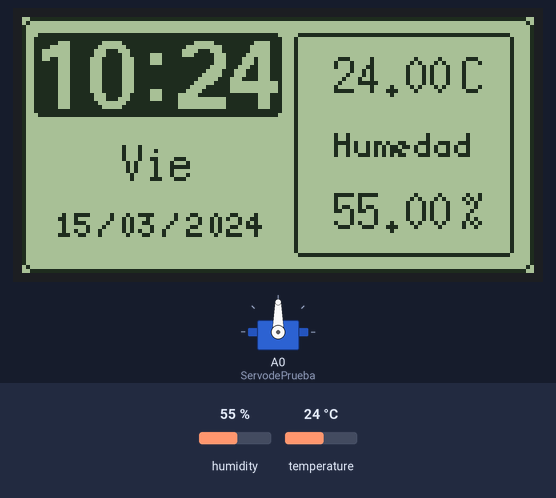
Bench run of a sketch on a simulated Arduino Uno, built with avr-gcc and run on an emulated ATmega328P. Shown: servo, 128×64 one-colour display. Inputs (shaded band) come from the test bench; at power-on: humidity 55 %, temperature 24 °C. The local clock reads 2024-03-15 10:24:30 at power-on unless the sketch sets it.

Above: at 4.1 s.
4.2 s: humidity set to 22 %
At 7.4 s:
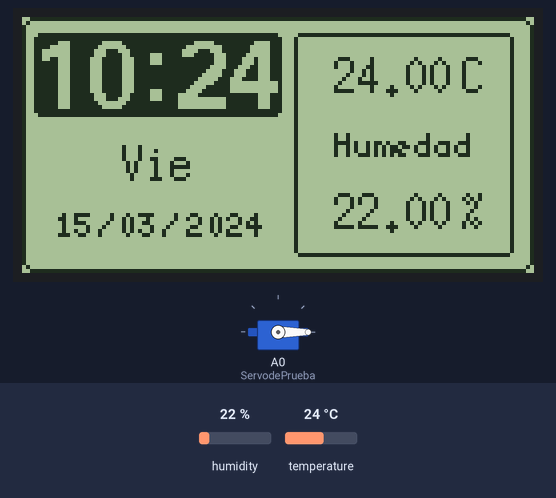
8.8 s: temperature set to 12 °C
At 10.56 s:
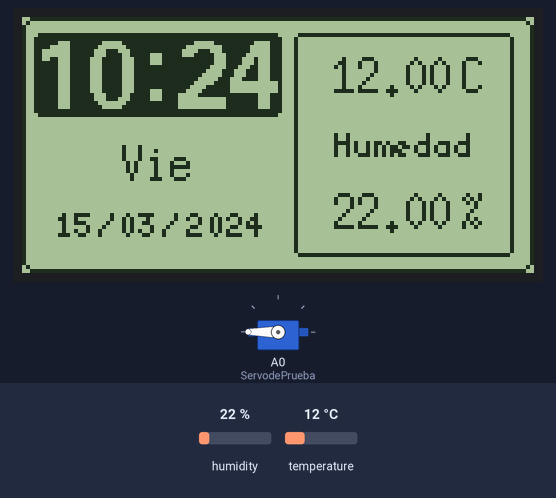
12.7 s: humidity set to 40 %
At 17.0 s:
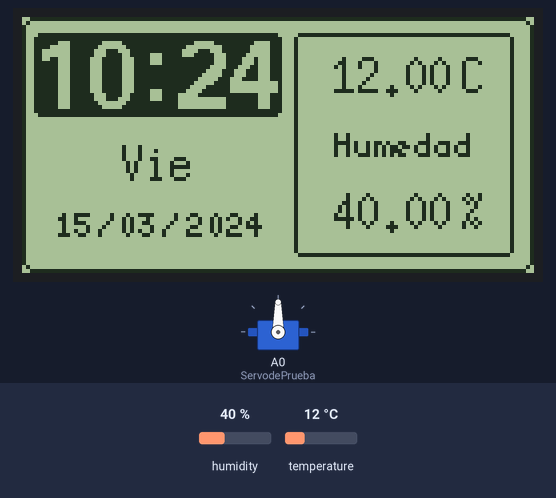
17.6 s: temperature set to 19 °C
At 19.26 s:
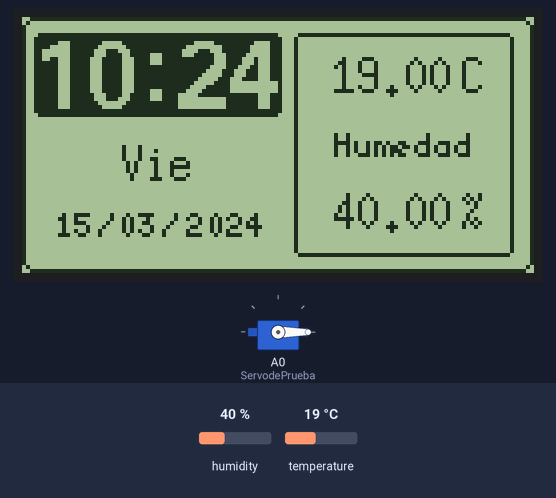
Timing chart, 0 to 22.5 s (numbered marks = the images above; inputs shaded):
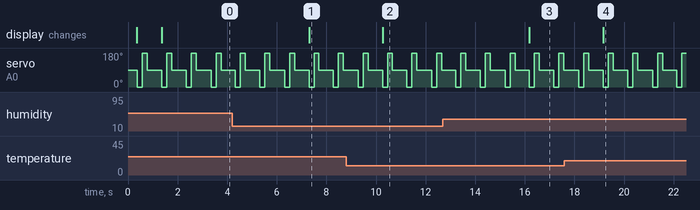

Measured:
- after the input at 4.2 s, the display: changes after 3.1 s (image 1)
- after the input at 8.8 s, the display: changes after 1.5 s (image 2)
- after the input at 12.7 s, the display: changes after 3.5 s (image 3)
- after the input at 17.6 s, the display: changes after 1.6 s (image 4)
- by itself, servo on A0 (ServodePrueba): repeats every 0.98 s: 180° 0.20 s, 90° 0.58 s, 0° 0.20 s

The sketch:

Prueba7.ino
```cpp
// -------------- Librería para el Display -----------------
#include "U8glib.h"

// --------------- Librerías para el reloj -----------------
#include "RTClib.h"
#include <Time.h>
#include <Wire.h>

// --- Librerías para el Sensor de humedad y temperatura ---
#include "DHT.h"

// ---------------- Librería para el servo -----------------
#include <Servo.h>

// Uncomment whatever type you're using!
#define DHTTYPE DHT11   // DHT 11
//#define DHTTYPE DHT22   // DHT 22  (AM2302), AM2321
//#define DHTTYPE DHT21   // DHT 21 (AM2301)

// ------- Librerías para el sensor de Presion -------------
#include <Adafruit_Sensor.h>
#include "Adafruit_BMP280.h"

// --------------- No se para que es esta librería? --------
#include <Streaming.h>

// -------------- Definiendo pines para el display --------
U8GLIB_ST7920_128X64_1X u8g(13, 11, 10, 12 ); //Enable, RW, RS, Reset. Para arduino UNO, para Mega cambia

// ------- Definiendo Pines para el sensor de humedad ------
const int DHTPin = 5;     // what digital pin we're connected to

// -------------- Definiendo variables globales ------------
int posicao = 0;
int posicaoh = 0;

char* dia_da_semana[]={
  "Dom", "Lun", "Mar", "Mie", "Jue", "Vie", "Sab"};
int segundo,minuto,hora,dia,mes,numdiadesemana;
long anio; //variable año
RTC_DS1307 rtc;
DateTime HoraFecha;

DHT dht(DHTPin, DHTTYPE);
float h = 0; //Valor de humedad del DHT11
float t = 0; //Valor de temperatura del DHT11

Servo ServodePrueba; //Creo la instancia servo, podría haber puesto cualquier nombre
int z;
//--------------------------- Funciones -----------------------------//

void mostra_relogio_digital();
void tela_2();

//============================================================================//
//                            Funcion SETUP                                   //
//============================================================================//
void setup() {
  Serial.begin(9600);
  //Serial.println("DHTxx test!");

  //uint8_t u8g_Begin(u8g_t *u8g); // Reset display and put it into default state.
  //void u8g_DisableCursor(u8g_t *u8g); //The cursor will not be visible.

  // getMode() devuelve info del display (display mode)
  // Detecta el display y configura a la mejor vista posible
  if ( u8g.getMode() == U8G_MODE_R3G3B2 ) {
    u8g.setColorIndex(255);     // white
  }
  else if ( u8g.getMode() == U8G_MODE_GRAY2BIT ) {
    u8g.setColorIndex(3);         // max intensity
  }
  else if ( u8g.getMode() == U8G_MODE_BW ) {
    u8g.setColorIndex(1);         // pixel on
  }
  else if ( u8g.getMode() == U8G_MODE_HICOLOR ) {
    u8g.setHiColorByRGB(255,255,255);
  }

  //Para iniciar el reloj
  rtc.begin(); //Inicializamos el RTC

  //Para iniciar el Sensor de humedad
  dht.begin();

  //Para el servo
  ServodePrueba.attach(A0); //Uso el pin analogíco 0

  ServodePrueba.write(90); //Supuestamente se queda quieto

}

//==========================================================================//
//                               Funcion Loop                               //
//==========================================================================//
void loop() {
  HoraFecha = rtc.now(); //obtenemos la hora y fecha actual

  segundo=HoraFecha.second();
  minuto=HoraFecha.minute();
  hora=HoraFecha.hour();
  dia=HoraFecha.day();
  mes=HoraFecha.month();
  anio=HoraFecha.year();
  numdiadesemana=HoraFecha.dayOfTheWeek();

  //picture loop
  u8g.firstPage(); //Entiendo que indica el inicio de hacer algo en el display
  do{

    tela_2();
  } while(u8g.nextPage()); //Devuelve 0 si ya termino de dibujar, sino devuelve 1.

  // Reading temperature or humidity takes about 250 milliseconds!
  h = dht.readHumidity();
  t = dht.readTemperature();
  if (isnan(h) || isnan(t)) {
    Serial.println("Failed to read from DHT sensor!");
    return;
  }
/*
  // Muestra por Serial los datos del sensor DHT11
  Serial.println("Humidity: ");
  Serial.print(h);
  Serial.print(" %\t");
  Serial.print("Temperature: ");
  Serial.print(t);
  Serial.print(" *C ");
*/
  // Prueba del servo
  ServodePrueba.write(0); //Gira para un sentido
  delay(200);
  ServodePrueba.write(180); //Gira para el otro sentido
  delay(200);
  ServodePrueba.write(90); //Se queda quiero
  delay(200);
  delay(10);
}

//==========================================================================//
//                              Funcion 1                                   //
//==========================================================================//
void tela_2(){
  u8g.drawRFrame(0, 0, 128, 64, 3);
  u8g.drawRFrame(68, 4, 55, 56, 2);

  mostra_relogio_digital();

  u8g.setFont(u8g_font_5x8);
  u8g.drawStr( 78, 35, "Humedad");
//  u8g.drawStr( 78, 53, "MAX");
  u8g.setFont(u8g_font_6x13);
  u8g.setPrintPos(25, 41);
  u8g.print(dia_da_semana[(numdiadesemana)]);

  //Mostra temperatura atual
  u8g.setPrintPos(78, 19); //Posición en X y en Y
  u8g.print(t); //Imprime el valor de la temperatura
  u8g.drawStr( 110, 19, "C"); //Posición en X y en Y de "C"
  //u8g.drawCircle(100, 12, 2); //Posición en X, en Y y tamaño del circulito º
/*
  //Mostrar temperatura minima
  u8g.setPrintPos(98, 36);
  u8g.print("Tm");
  u8g.drawCircle(113, 29, 2);
*/
  //Mostrar valor humedad
  u8g.setPrintPos(78, 53);
  u8g.print(h);
  u8g.drawStr( 110, 53, "%"); //Posición en X y en Y de "%"
  //u8g.drawCircle(113, 47, 2); //Posición en X, en Y y tamaño del circulito º
}

//==========================================================================//
//                              Funcion 2                                   //
//==========================================================================//

void mostra_relogio_digital(){
  //Mostra a data
  u8g.setFont(u8g_font_5x8);
  u8g.setPrintPos(8, 55);
  //Este if evita que se escriba xe: 8 /11/2020, ya que agrega un 0
  //para los dias menores de 10, y quedaría xe: 08/11/2020
  if (dia < 10){
    u8g.print("0");
  }
  u8g.print(dia);
  u8g.drawStr( 19, 55, "/");
  u8g.setPrintPos(24, 55); //Posiciona el cursor para luego escribir el mes
  //Este if evita que se escriba xe: 10/8 /2020, ya que agrega un 0
  //para los Nº de meses menores de 10, y quedaría xe: 10/08/2020
  if(mes < 10) {
    u8g.print("0");
  }
  u8g.print(mes);
  u8g.drawStr( 35, 55, "/");
  u8g.setPrintPos(41, 55);
  u8g.print(anio);

  //Mostra hora e minutos
  u8g.drawRBox(3, 4, 62, 21,2);
  u8g.setColorIndex(0);
  u8g.setFont(u8g_font_fub17);
  u8g.drawStr(29,21,":");

  //Acerta a posicao do digito caso a hora
  //seja menor do que 10
  if (hora < 10){
    u8g.drawStr(3,23,"0");
    posicaoh = 16;
  } else posicaoh = 3;

  u8g.setPrintPos(posicaoh, 23);
  u8g.print(hora);

  //Acerta a posicao do digito caso o minuto
  //seja menor do que 10
  if (minuto < 10){
    u8g.drawStr(38,23,"0");
    posicao = 51;
  } else posicao = 38;

  u8g.setPrintPos(posicao ,23);
  u8g.print(minuto);
  u8g.setColorIndex(1);
}

/* =================================================================
 *  Todas las conexiones estás descriptas de izquierda a derecha
 *  Conexión del sensor de humedad, visto de frente tiene 4 pines:
 *  Pin 1 = 5V (también trabaja con 3,3V)
 *  Pin 2 = Output
 *  Pin 3 = S/conexion
 *  Pin 4 = GND
 *  Nota: Se pone una R que va del Pin 2 (Output) a los 5V
 *  el valor de R puede estar e/330ohm y los 10kohm
 *
 *  Conexion del Display 128x64, visto de frente,
 *  Pin 1 = GND
 *  Pin 2 = 3,3 V
 *  Pin 4 = Reset
 *  Pin 6 = GND
 *  Pin 15 = Pin 13 Arduino
 *  Pin 16 = Pin 11 Arduino
 *  Pin 17 = Pin 10 Arduino
 *  Pin 19 = 5 V
 *  Pin 20 = GND
 *
 *  Conexion del sensor de presión BMP280 (tambien mide temp, y altura)
 *  Es por I2C, Vcc se conecta a 3,3V, SD0 da la dirección I2C, leer el datasheet
 *  CSB que no se conecta, y restan las 2 conexiones para I2C
 *
 *  Conexion del servo dm-s0090, es un servo de rotación continua
 *  Cable marron = GND
 *  Cable rojo = VCC
 *  Cable naranja = pin A0 (analogico 0)
 *
 */
```
